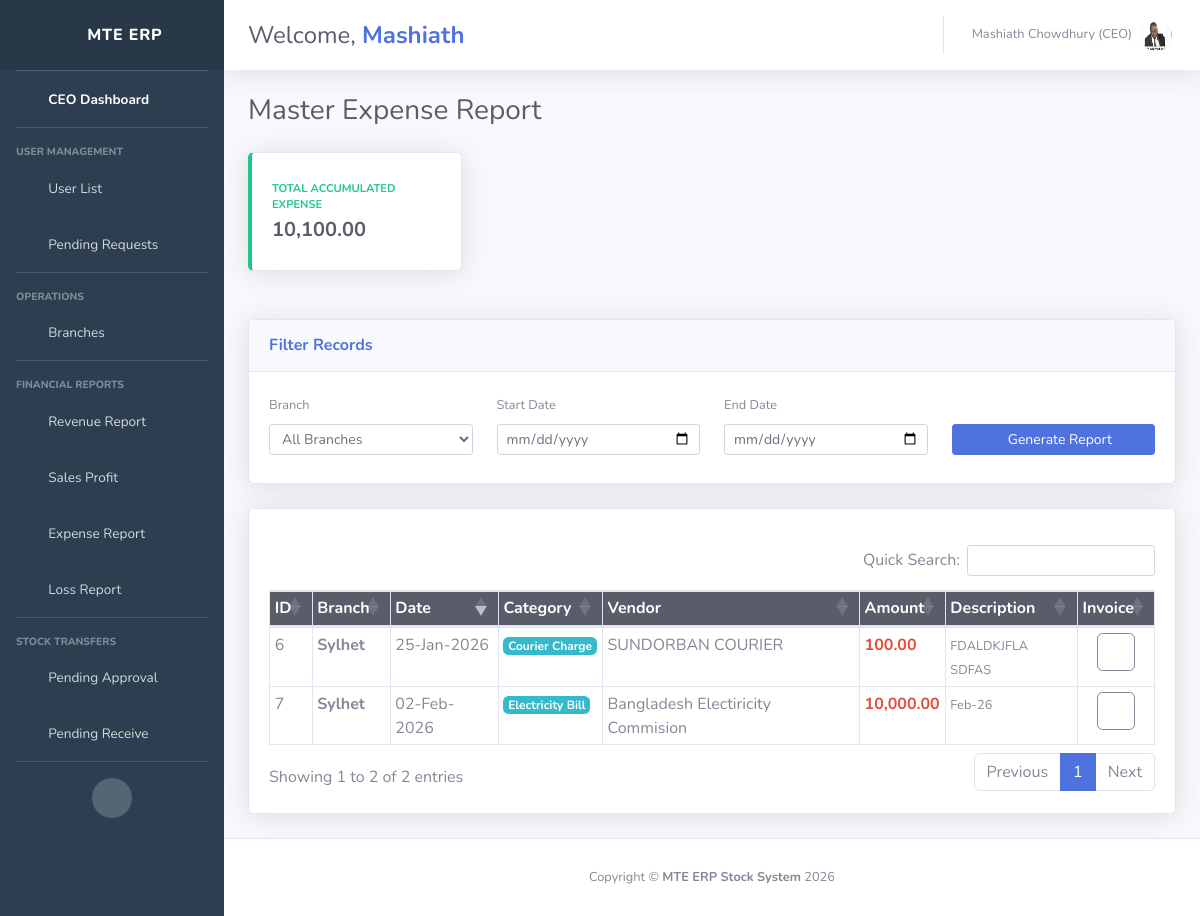
The page /main/ceo/expense_report_all.php (signed in) on the database its author committed.
### tables this page shows
CREATE TABLE `user` (
  `id` int(11) NOT NULL,
  `s_name` varchar(255) NOT NULL,
  `f_name` varchar(255) NOT NULL,
  `m_name` varchar(255) NOT NULL,
  `dod` varchar(255) NOT NULL,
  `blood` varchar(255) NOT NULL,
  `gender` varchar(255) NOT NULL,
  `phone` varchar(255) NOT NULL,
  `per_careof` varchar(255) NOT NULL,
  `per_village` varchar(255) NOT NULL,
  `pdivi` varchar(255) NOT NULL,
  `pdist` varchar(255) NOT NULL,
  `p_posto` varchar(255) NOT NULL,
  `image` varchar(255) NOT NULL,
  `nid` varchar(255) NOT NULL,
  `email` varchar(255) NOT NULL,
  `password` varchar(255) NOT NULL,
  `status` int(11) NOT NULL DEFAULT 0,
  `branch_id` int(11) DEFAULT NULL,
  `user_type` int(11) NOT NULL
);

CREATE TABLE `expenses` (
  `expense_id` int(11) NOT NULL,
  `branch_id` int(11) DEFAULT NULL,
  `expense_date` date NOT NULL,
  `expense_category` varchar(100) NOT NULL,
  `description` text DEFAULT NULL,
  `amount` decimal(10,2) NOT NULL,
  `vendor_name` varchar(150) DEFAULT NULL,
  `invoice_pic` varchar(255) DEFAULT NULL
);

CREATE TABLE `branches` (
  `branch_id` int(11) NOT NULL,
  `branch_name` varchar(255) NOT NULL,
  `address` varchar(255) NOT NULL
);

### main/ceo/expense_report_all.php (the view, shortened to what this page needs)
<?php
include('ini/header.php');
$start_date = $_POST['start_date'] ?? '';
$end_date   = $_POST['end_date'] ?? '';
$where_clauses = [];
$where_sql = count($where_clauses) > 0 ? "WHERE " . implode(' AND ', $where_clauses) : "";
$sql = "SELECT e.*, b.branch_name
        FROM expenses e
        LEFT JOIN branches b ON e.branch_id = b.branch_id
        $where_sql
        ORDER BY e.expense_date DESC";
$res = mysqli_query($con, $sql);
$total_amt_sql = "SELECT SUM(amount) as total FROM expenses e $where_sql";
$total_res = mysqli_fetch_assoc(mysqli_query($con, $total_amt_sql));
$grand_total = $total_res['total'] ?? 0;
?>
<div class="container-fluid">
    <div class="d-sm-flex align-items-center justify-content-between mb-4">
        <h1 class="h3 mb-0 text-gray-800">Master Expense Report</h1>
    </div>
    <div class="row mb-4">
        <div class="col-xl-3 col-md-6 mb-4">
            <div class="card border-left-success shadow h-100 py-2">
                <div class="card-body">
                    <div class="row no-gutters align-items-center">
                        <div class="col mr-2">
                            <div class="text-xs font-weight-bold text-success text-uppercase mb-1">Total Accumulated Expense</div>
                            <div class="h5 mb-0 font-weight-bold text-gray-800"><?php echo number_format($grand_total, 2); ?></div>
                        </div>
                        <div class="col-auto"><i class="fas fa-calculator fa-2x text-gray-300"></i></div>
                    </div>
                </div>
            </div>
        </div>
    </div>
    <div class="card shadow mb-4">
        <div class="card-header py-3"><h6 class="m-0 font-weight-bold text-primary">Filter Records</h6></div>
        <div class="card-body">
            <form method="POST" class="row align-items-end">
                <div class="col-md-3 mb-2">
                    <label class="small">Branch</label>
                    <select name="branch_id" class="form-control form-control-sm">
                        <option value="">All Branches</option>
                    </select>
                </div>
                <div class="col-md-3 mb-2">
                    <label class="small">Start Date</label>
                    <input type="date" name="start_date" class="form-control form-control-sm" value="<?php echo $start_date; ?>">
                </div>
                <div class="col-md-3 mb-2">
                    <label class="small">End Date</label>
                    <input type="date" name="end_date" class="form-control form-control-sm" value="<?php echo $end_date; ?>">
                </div>
                <div class="col-md-3 mb-2">
                    <button type="submit" class="btn btn-primary btn-sm btn-block"><i class="fas fa-search fa-sm"></i> Generate Report</button>
                </div>
            </form>
        </div>
    </div>
    <div class="card shadow mb-4">
        <div class="card-body">
            <div class="table-responsive">
                <table class="table table-bordered table-sm" id="masterExpenseTable" width="100%" cellspacing="0">
                    <thead class="bg-dark text-white">
                        <tr>
                            <th>ID</th>
                            <th>Branch</th>
                            <th>Date</th>
                            <th>Category</th>
                            <th>Vendor</th>
                            <th>Amount</th>
                            <th>Description</th>
                            <th>Invoice</th>
                        </tr>
                    </thead>
                    <tbody>
                        <?php while($row = mysqli_fetch_assoc($res)) { ?>
                        <tr>
                            <td><?php echo $row['expense_id']; ?></td>
                            <td class="font-weight-bold"><?php echo $row['branch_name']; ?></td>
                            <td><?php echo date('d-M-Y', strtotime($row['expense_date'])); ?></td>
                            <td><span class="badge badge-info"><?php echo $row['expense_category']; ?></span></td>
                            <td><?php echo $row['vendor_name']; ?></td>
                            <td class="text-danger font-weight-bold"><?php echo number_format($row['amount'], 2); ?></td>
                            <td><small><?php echo $row['description']; ?></small></td>
                            <td class="text-center">
                                <?php if(!empty($row['invoice_pic'])): ?>
                                    <a href="../branch_manager/expense_invoice/<?php echo $row['invoice_pic']; ?>" target="_blank" class="btn btn-xs btn-outline-secondary">
                                        <i class="fas fa-image"></i>
                                    </a>
                                <?php endif; ?>
                            </td>
                        </tr>
                        <?php } ?>
                    </tbody>
                </table>
            </div>
        </div>
    </div>
</div>
<?php include('ini/footer.php'); ?>

### main/ceo/ini/header.php (shortened to what this page needs)
<?php
include('dbcon.php');
$id = intval($_SESSION['id']);
$sql = "SELECT u.*, b.branch_name FROM user u LEFT JOIN branches b ON u.branch_id = b.branch_id WHERE u.id = $id";
$exe = mysqli_query($con, $sql);
$data = mysqli_fetch_assoc($exe);
$firstName = explode(' ', trim($data['s_name']))[0];
?>
<!DOCTYPE html>
<html lang="en">
<head>
    <link href="vendor/fontawesome-free/css/all.min.css" rel="stylesheet" type="text/css">
    <link href="css/sb-admin-2.min.css" rel="stylesheet">
    <link rel="stylesheet" href="https://cdn.datatables.net/1.13.6/css/dataTables.bootstrap4.min.css">
    <link rel="stylesheet" href="https://cdn.datatables.net/buttons/2.4.1/css/buttons.bootstrap4.min.css">
</head>
<body id="page-top">
    <div id="wrapper">
        <ul class="navbar-nav sidebar sidebar-dark accordion" id="accordionSidebar">
            <a class="sidebar-brand d-flex align-items-center justify-content-center" href="index.php">
                <div class="sidebar-brand-icon rotate-n-15"><i class="fas fa-rocket"></i></div>
                <div class="sidebar-brand-text mx-3">MTE ERP</div>
            </a>
            <hr class="sidebar-divider my-0">
            <li class="nav-item active">
                <a class="nav-link" href="index.php">
                    <i class="fas fa-fw fa-tachometer-alt"></i>
                    <span>CEO Dashboard</span></a>
            </li>
            <hr class="sidebar-divider">
            <div class="sidebar-heading">User Management</div>
            <li class="nav-item">
                <a class="nav-link" href="all_user.php"><i class="fas fa-users"></i> <span>User List</span></a>
            </li>
            <li class="nav-item">
                <a class="nav-link" href="u_request.php"><i class="fas fa-user-clock"></i> <span>Pending Requests</span></a>
            </li>
            <hr class="sidebar-divider">
            <div class="sidebar-heading">Operations</div>
            <li class="nav-item">
                <a class="nav-link collapsed" href="#" data-toggle="collapse" data-target="#branchMenu">
                    <i class="fas fa-store"></i> <span>Branches</span>
                </a>
            </li>
            <hr class="sidebar-divider">
            <div class="sidebar-heading">Financial Reports</div>
            <li class="nav-item">
                <a class="nav-link" href="revenu_report.php"><i class="fas fa-chart-line text-success"></i> <span>Revenue Report</span></a>
            </li>
            <li class="nav-item">
                <a class="nav-link" href="profit_report.php"><i class="fas fa-hand-holding-usd"></i> <span>Sales Profit</span></a>
            </li>
            <li class="nav-item">
                <a class="nav-link" href="expense_report_all.php"><i class="fas fa-file-invoice-dollar"></i> <span>Expense Report</span></a>
            </li>
            <li class="nav-item">
                <a class="nav-link" href="loss_report.php"><i class="fas fa-exclamation-triangle text-warning"></i> <span>Loss Report</span></a>
            </li>
            <hr class="sidebar-divider">
            <div class="sidebar-heading">Stock Transfers</div>
            <li class="nav-item">
                <a class="nav-link" href="transfer_approval_pending.php"><i class="fas fa-check-circle"></i> <span>Pending Approval</span></a>
            </li>
            <li class="nav-item">
                <a class="nav-link" href="transfer_receive_pending.php"><i class="fas fa-truck-loading"></i> <span>Pending Receive</span></a>
            </li>
            <hr class="sidebar-divider d-none d-md-block">
            <div class="text-center d-none d-md-inline">
                <button class="rounded-circle border-0" id="sidebarToggle"></button>
            </div>
        </ul>
        <div id="content-wrapper" class="d-flex flex-column">
            <div id="content">
                <nav class="navbar navbar-expand navbar-light bg-white topbar mb-4 static-top shadow">
                    <h1 class="h4 mb-0 text-gray-800 ml-2">Welcome, <span class="text-primary font-weight-bold"><?php echo $firstName ?></span></h1>
                    <ul class="navbar-nav ml-auto">
                        <li class="nav-item dropdown no-arrow">
                            <a class="nav-link dropdown-toggle" href="#" id="userDropdown" data-toggle="dropdown">
                                <span class="mr-2 d-none d-lg-inline text-gray-600 small"><?php echo $data['s_name'] ?> (CEO)</span>
                                <img class="img-profile rounded-circle" src="../../user_img/<?php echo $data['image'] ?>">
                            </a>
                        </li>
                    </ul>
                </nav>

### main/ceo/ini/header.php (style rules this page uses)
.sidebar { background: #2c3e50 !important; }
.sidebar-brand { background: rgba(0,0,0,0.1); }
.nav-item i { width: 1.5rem; text-align: center; margin-right: 5px; }

### rows shown on the page
user: s_name "Mashiath", s_name "Mashiath Chowdhury", image (picture)
expenses: expense_id "7", branch.branch_name "Sylhet", expense_date "02-Feb-2026", expense_category "Electricity Bill", vendor_name "Bangladesh Electiricity Commision", amount "10,000.00", description "Feb-26"
expenses: expense_id "6", branch.branch_name "Sylhet", expense_date "25-Jan-2026", expense_category "Courier Charge", vendor_name "SUNDORBAN COURIER", amount "100.00", description "FDALDKJFLA SDFAS"

### other values the page prints
$grand_total "10,100.00"
